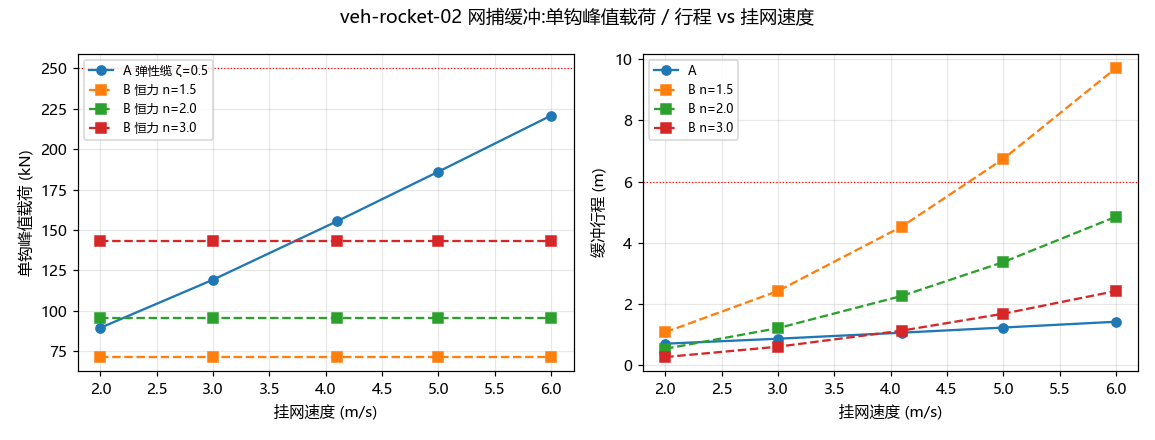

Recreate this plot in Python.
#!/usr/bin/env python3
# -*- coding: utf-8 -*-
"""
L2 挂缆截获缓冲仿真 —— veh-rocket-02 网式回收阵位(ops-spaceport-02)
====================================================================
一子级(RTLS 到网质量 51.4 t,取自 sim_boostback 终态)以 v 挂入主缆,
栅格舵 4 挂点承载。两种缓冲方案对比:
  A. 弹性缆 + 阻尼:主缆-塔架系统等效刚度 k(推定 400 kN/m,由主缆
     EA≈80 MN、跨 28 m、横向几何因子折算)+ 临界阻尼比 ζ=0.5,
     1-DOF RK4 求峰值钩载/行程/整定时间;
  B. 恒力缓冲绞车(“领航者”式液压恒张力放缆):恒定 n·m·g 制动力,
     行程 = v²/(2g(n-1)),峰值钩载 = n·m·g/4(解析)。
判据:行程 ≤ 网兜下垂裕量 6 m;单钩载荷对比栅格舵铰结构设计载荷
(推定 250 kN,约 3× 静悬挂载荷)。扫挂网速度 2~6 m/s。
"""
import math

G = 3.71
M = 51.4e3                      # 到网质量(kg)
K = 400e3                       # A 方案等效刚度 N/m(推定)
ZETA = 0.5
N_HOOK = 4
HOOK_LIMIT = 250e3              # 单钩设计载荷(推定)
STROKE_LIMIT = 6.0              # 网兜/放缆行程裕量
DT = 1e-3

def spring_damper(v0):
    """A:接触后 1-DOF(y 向下为正位移),F = k y + c y' + m g 悬挂。"""
    c = 2 * ZETA * math.sqrt(K * M)
    y, vy, t = 0.0, v0, 0.0
    peak_f, peak_y, t_settle = 0.0, 0.0, 0.0
    while t < 60:
        def acc(y_, v_):
            return G - (K * y_ + c * v_) / M
        k1v = acc(y, vy); k1y = vy
        k2v = acc(y + 0.5 * DT * k1y, vy + 0.5 * DT * k1v); k2y = vy + 0.5 * DT * k1v
        k3v = acc(y + 0.5 * DT * k2y, vy + 0.5 * DT * k2v); k3y = vy + 0.5 * DT * k2v
        k4v = acc(y + DT * k3y, vy + DT * k3v); k4y = vy + DT * k3v
        y += DT / 6 * (k1y + 2 * k2y + 2 * k3y + k4y)
        vy += DT / 6 * (k1v + 2 * k2v + 2 * k3v + k4v)
        t += DT
        f = K * y + c * vy
        peak_f, peak_y = max(peak_f, f), max(peak_y, y)
        if abs(vy) > 0.05 or abs(f - M * G) > 0.02 * M * G:
            t_settle = t
    return peak_f, peak_y, t_settle

def const_force(v0, n):
    """B:恒力 n·m·g 制动(解析)。"""
    stroke = v0 * v0 / (2 * G * (n - 1))
    return n * M * G, stroke

print('=' * 66)
print('挂缆截获缓冲 —— 到网质量 %.1f t,静悬挂 %.0f kN(单钩 %.0f kN)'
      % (M / 1e3, M * G / 1e3, M * G / N_HOOK / 1e3))
print('=' * 66)
print('方案 A 弹性缆+阻尼(k=%.0f kN/m, ζ=%.1f):' % (K / 1e3, ZETA))
print('  v(m/s)  峰值总载(kN)  单钩(kN)  行程(m)  整定(s)  判定')
rows_a = []
for v in (2, 3, 4.1, 5, 6):
    pf, py, ts = spring_damper(v)
    ok = pf / N_HOOK < HOOK_LIMIT and py < STROKE_LIMIT
    rows_a.append((v, pf, py))
    print('  %4.1f    %8.0f   %7.0f   %6.2f   %5.1f   %s'
          % (v, pf / 1e3, pf / N_HOOK / 1e3, py, ts, '✓' if ok else '✗ 超限'))
print('方案 B 恒力缓冲绞车(行程解析):')
print('  v(m/s)   n=1.5(载/行程)      n=2.0        n=3.0')
rows_b = []
for v in (2, 3, 4.1, 5, 6):
    cells = []
    for n in (1.5, 2.0, 3.0):
        f, s = const_force(v, n)
        cells.append('%.0fkN/%.2fm' % (f / N_HOOK / 1e3, s))
    rows_b.append((v, *[const_force(v, n) for n in (1.5, 2.0, 3.0)]))
    print('  %4.1f   %s' % (v, '   '.join(cells)))
f2, s2 = const_force(4.1, 2.0)
print('\n结论:名义挂网 4.1 m/s(sim_boostback)下——')
print('  A 弹性缆峰值单钩 %.0f kN(动载系数 %.1f),行程 %.2f m;'
      % (rows_a[2][1] / N_HOOK / 1e3, rows_a[2][1] / (M * G), rows_a[2][2]))
print('  B 恒力 n=2 单钩 %.0f kN,行程 %.2f m —— 载荷低且可控,选 B'
      '(与"领航者"液压恒张力放缆一致);' % (f2 / N_HOOK / 1e3, s2))
print('  单钩设计载荷 %.0f kN → 裕度 %.1f×;行程裕量 %.0f m → %.1f×'
      % (HOOK_LIMIT / 1e3, HOOK_LIMIT / (f2 / N_HOOK), STROKE_LIMIT,
         STROKE_LIMIT / s2))

try:
    import matplotlib
    matplotlib.use('Agg')
    import matplotlib.pyplot as plt
    matplotlib.rcParams['font.sans-serif'] = ['Microsoft YaHei', 'SimHei']
    matplotlib.rcParams['axes.unicode_minus'] = False
    vs = [r[0] for r in rows_a]
    fig, ax = plt.subplots(1, 2, figsize=(10.5, 4))
    ax[0].plot(vs, [r[1] / N_HOOK / 1e3 for r in rows_a], 'o-', label='A 弹性缆 ζ=0.5')
    for j, n in enumerate((1.5, 2.0, 3.0)):
        ax[0].plot(vs, [r[1 + j][0] / N_HOOK / 1e3 for r in rows_b], 's--',
                   label='B 恒力 n=%.1f' % n)
    ax[0].axhline(HOOK_LIMIT / 1e3, c='r', lw=0.8, ls=':')
    ax[0].set_xlabel('挂网速度 (m/s)'); ax[0].set_ylabel('单钩峰值载荷 (kN)')
    ax[0].legend(fontsize=8); ax[0].grid(alpha=.3)
    ax[1].plot(vs, [r[2] for r in rows_a], 'o-', label='A')
    for j, n in enumerate((1.5, 2.0, 3.0)):
        ax[1].plot(vs, [r[1 + j][1] for r in rows_b], 's--', label='B n=%.1f' % n)
    ax[1].axhline(STROKE_LIMIT, c='r', lw=0.8, ls=':')
    ax[1].set_xlabel('挂网速度 (m/s)'); ax[1].set_ylabel('缓冲行程 (m)')
    ax[1].legend(fontsize=8); ax[1].grid(alpha=.3)
    fig.suptitle('veh-rocket-02 网捕缓冲:单钩峰值载荷 / 行程 vs 挂网速度')
    fig.tight_layout()
    fig.savefig('scripts/sim_catch_veh_rocket_02.png', dpi=110)
    print('已出图 scripts/sim_catch_veh_rocket_02.png')
except ImportError:
    print('(matplotlib 不可用,跳过出图)')
